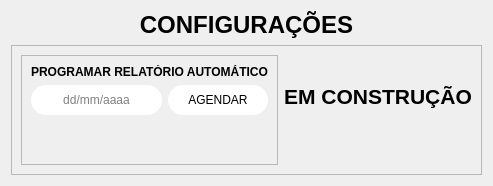
            <widget class="QWidget" name="pg_configuracoes">
             <layout class="QVBoxLayout" name="verticalLayout_16">
              <item>
               <widget class="QLabel" name="label_32">
                <property name="text">
                 <string>&lt;html&gt;&lt;head/&gt;&lt;body&gt;&lt;p align=&quot;center&quot;&gt;&lt;span style=&quot; font-size:18pt; font-weight:700;&quot;&gt;CONFIGURAÇÕES&lt;/span&gt;&lt;/p&gt;&lt;/body&gt;&lt;/html&gt;</string>
                </property>
               </widget>
              </item>
              <item>
               <layout class="QHBoxLayout" name="horizontalLayout_12">
                <item>
                 <widget class="QFrame" name="frame_7">
                  <property name="styleSheet">
                   <string notr="true"/>
                  </property>
                  <property name="frameShape">
                   <enum>QFrame::StyledPanel</enum>
                  </property>
                  <property name="frameShadow">
                   <enum>QFrame::Raised</enum>
                  </property>
                  <layout class="QHBoxLayout" name="horizontalLayout_14">
                   <item>
                    <widget class="QFrame" name="frame_6">
                     <property name="styleSheet">
                      <string notr="true">QLineEdit{
background-color: white;
border-radius: 15px;
}
QPushButton{
background-color: white;
border-radius: 15px;
}</string>
                     </property>
                     <property name="frameShape">
                      <enum>QFrame::StyledPanel</enum>
                     </property>
                     <property name="frameShadow">
                      <enum>QFrame::Raised</enum>
                     </property>
                     <layout class="QVBoxLayout" name="verticalLayout_18">
                      <item>
                       <layout class="QVBoxLayout" name="verticalLayout_17">
                        <item>
                         <widget class="QLabel" name="label_34">
                          <property name="text">
                           <string>&lt;html&gt;&lt;head/&gt;&lt;body&gt;&lt;p align=&quot;center&quot;&gt;&lt;span style=&quot; font-weight:700;&quot;&gt;PROGRAMAR RELATÓRIO AUTOMÁTICO&lt;/span&gt;&lt;/p&gt;&lt;/body&gt;&lt;/html&gt;</string>
                          </property>
                         </widget>
                        </item>
                        <item>
                         <layout class="QHBoxLayout" name="horizontalLayout_13">
                          <item>
                           <widget class="QLineEdit" name="txt_agendar">
                            <property name="minimumSize">
                             <size>
                              <width>0</width>
                              <height>30</height>
                             </size>
                            </property>
                            <property name="alignment">
                             <set>Qt::AlignCenter</set>
                            </property>
                            <property name="placeholderText">
                             <string>dd/mm/aaaa</string>
                            </property>
                           </widget>
                          </item>
                          <item>
                           <widget class="QPushButton" name="btn_agendar">
                            <property name="minimumSize">
                             <size>
                              <width>100</width>
                              <height>30</height>
                             </size>
                            </property>
                            <property name="cursor">
                             <cursorShape>PointingHandCursor</cursorShape>
                            </property>
                            <property name="styleSheet">
                             <string notr="true">QPushButton:hover{
color: white;
background-color: #00aaff;
}
QPushButton:pressed{
color: black;
background-color: white;
}</string>
                            </property>
                            <property name="text">
                             <string>AGENDAR</string>
                            </property>
                           </widget>
                          </item>
                         </layout>
                        </item>
                       </layout>
                      </item>
                      <item>
                       <spacer name="verticalSpacer_5">
                        <property name="orientation">
                         <enum>Qt::Vertical</enum>
                        </property>
                        <property name="sizeHint" stdset="0">
                         <size>
                          <width>20</width>
                          <height>40</height>
                         </size>
                        </property>
                       </spacer>
                      </item>
                     </layout>
                    </widget>
                   </item>
                   <item>
                    <widget class="QLabel" name="label_35">
                     <property name="text">
                      <string>&lt;html&gt;&lt;head/&gt;&lt;body&gt;&lt;p align=&quot;center&quot;&gt;&lt;span style=&quot; font-size:16pt; font-weight:700;&quot;&gt;EM CONSTRUÇÃO&lt;/span&gt;&lt;/p&gt;&lt;p align=&quot;center&quot;&gt;&lt;img src=&quot;:/icons/icons/em_desenvolvimento.gif&quot;/&gt;&lt;/p&gt;&lt;/body&gt;&lt;/html&gt;</string>
                     </property>
                    </widget>
                   </item>
                  </layout>
                 </widget>
                </item>
               </layout>
              </item>
             </layout>
            </widget>
